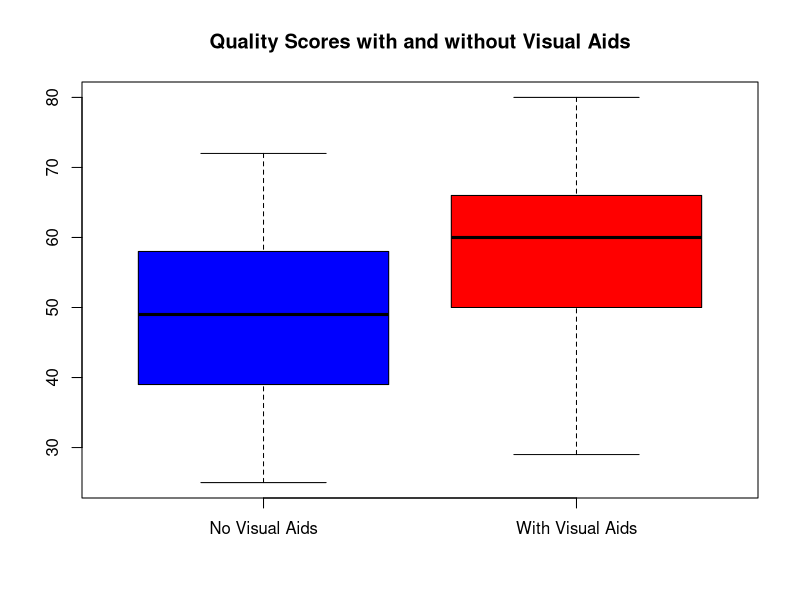

Source code (R):
# Load required libraries
library(ggplot2)

# Create vectors for quality scores with and without visual aids
no_visual_aids <- c(50, 60, 58, 72, 36, 51, 49, 49, 25, 52, 41, 32, 58, 39, 25, 40, 61)
with_visual_aids <- c(58, 70, 60, 73, 40, 63, 54, 60, 29, 57, 66, 37, 50, 48, 80, 65,70)

# Create a data frame
lecture_data <- data.frame(
  Student = 1:17,
  No_Visual_Aids = no_visual_aids,
  With_Visual_Aids = with_visual_aids
)

# Box plot
boxplot(lecture_data[,2:3], col=c("blue","red"), names=c("No Visual Aids", "With Visual Aids"), main="Quality Scores with and without Visual Aids")

# Shapiro-Wilk test for normality
shapiro_test_without <- shapiro.test(lecture_data$No_Visual_Aids)
shapiro_test_with <- shapiro.test(lecture_data$With_Visual_Aids)

# Print Shapiro-Wilk test results
print(shapiro_test_without)
print(shapiro_test_with)

# Calculate mean, standard deviation, and confidence interval for each condition
mean_no <- mean(lecture_data$No_Visual_Aids)
mean_with <- mean(lecture_data$With_Visual_Aids)
sd_no <- sd(lecture_data$No_Visual_Aids)
sd_with <- sd(lecture_data$With_Visual_Aids)
ci_no <- t.test(lecture_data$No_Visual_Aids)$conf.int
ci_with <- t.test(lecture_data$With_Visual_Aids)$conf.int

# Print descriptive statistics
cat("Descriptive Statistics for Quality Scores Without Visual Aids:\n")
cat("Mean:", mean_no, "\n")
cat("Standard Deviation:", sd_no, "\n")
cat("95% Confidence Interval:", ci_no, "\n\n")

cat("Descriptive Statistics for Quality Scores With Visual Aids:\n")
cat("Mean:", mean_with, "\n")
cat("Standard Deviation:", sd_with, "\n")
cat("95% Confidence Interval:", ci_with, "\n\n")

# Test of Difference Between Groups
t_test <- t.test(lecture_data$No_Visual_Aids, lecture_data$With_Visual_Aids, paired=TRUE)

# Print t-test results
print(t_test)
